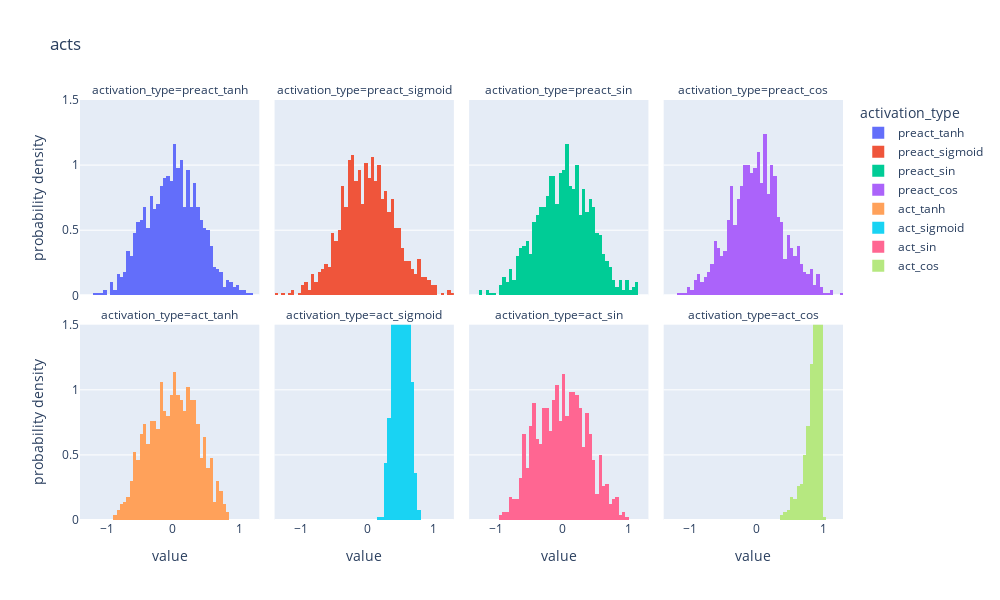

Notebook code cell kept with this figure:
### Code cell
plot_acts(layer1_acts)

### Figure 1 — Plotly figure (JSON) as saved in the notebook; plotly's stock layout.template omitted (floating-point values rounded to 4 significant figures; data arrays with more than 128 entries replaced by an {"elided": "..."} marker saying what was removed)
{"data": [{"alignmentgroup": "True", "bingroup": "x", "histnorm": "probability density", "hovertemplate": "activation_type=preact_tanh<br>value=%{x}<br>probability density=%{y}<extra></extra>", "legendgroup": "preact_tanh", "marker": {"color": "#636efa", "pattern": {"shape": ""}}, "name": "preact_tanh", "offsetgroup": "preact_tanh", "orientation": "v", "showlegend": true, "type": "histogram", "x": {"elided": "1000 float values"}, "xaxis": "x5", "yaxis": "y5"}, {"alignmentgroup": "True", "bingroup": "x", "histnorm": "probability density", "hovertemplate": "activation_type=preact_sigmoid<br>value=%{x}<br>probability density=%{y}<extra></extra>", "legendgroup": "preact_sigmoid", "marker": {"color": "#EF553B", "pattern": {"shape": ""}}, "name": "preact_sigmoid", "offsetgroup": "preact_sigmoid", "orientation": "v", "showlegend": true, "type": "histogram", "x": {"elided": "1000 float values"}, "xaxis": "x6", "yaxis": "y6"}, {"alignmentgroup": "True", "bingroup": "x", "histnorm": "probability density", "hovertemplate": "activation_type=preact_sin<br>value=%{x}<br>probability density=%{y}<extra></extra>", "legendgroup": "preact_sin", "marker": {"color": "#00cc96", "pattern": {"shape": ""}}, "name": "preact_sin", "offsetgroup": "preact_sin", "orientation": "v", "showlegend": true, "type": "histogram", "x": {"elided": "1000 float values"}, "xaxis": "x7", "yaxis": "y7"}, {"alignmentgroup": "True", "bingroup": "x", "histnorm": "probability density", "hovertemplate": "activation_type=preact_cos<br>value=%{x}<br>probability density=%{y}<extra></extra>", "legendgroup": "preact_cos", "marker": {"color": "#ab63fa", "pattern": {"shape": ""}}, "name": "preact_cos", "offsetgroup": "preact_cos", "orientation": "v", "showlegend": true, "type": "histogram", "x": {"elided": "1000 float values"}, "xaxis": "x8", "yaxis": "y8"}, {"alignmentgroup": "True", "bingroup": "x", "histnorm": "probability density", "hovertemplate": "activation_type=act_tanh<br>value=%{x}<br>probability density=%{y}<extra></extra>", "legendgroup": "act_tanh", "marker": {"color": "#FFA15A", "pattern": {"shape": ""}}, "name": "act_tanh", "offsetgroup": "act_tanh", "orientation": "v", "showlegend": true, "type": "histogram", "x": {"elided": "1000 float values"}, "xaxis": "x", "yaxis": "y"}, {"alignmentgroup": "True", "bingroup": "x", "histnorm": "probability density", "hovertemplate": "activation_type=act_sigmoid<br>value=%{x}<br>probability density=%{y}<extra></extra>", "legendgroup": "act_sigmoid", "marker": {"color": "#19d3f3", "pattern": {"shape": ""}}, "name": "act_sigmoid", "offsetgroup": "act_sigmoid", "orientation": "v", "showlegend": true, "type": "histogram", "x": {"elided": "1000 float values"}, "xaxis": "x2", "yaxis": "y2"}, {"alignmentgroup": "True", "bingroup": "x", "histnorm": "probability density", "hovertemplate": "activation_type=act_sin<br>value=%{x}<br>probability density=%{y}<extra></extra>", "legendgroup": "act_sin", "marker": {"color": "#FF6692", "pattern": {"shape": ""}}, "name": "act_sin", "offsetgroup": "act_sin", "orientation": "v", "showlegend": true, "type": "histogram", "x": {"elided": "1000 float values"}, "xaxis": "x3", "yaxis": "y3"}, {"alignmentgroup": "True", "bingroup": "x", "histnorm": "probability density", "hovertemplate": "activation_type=act_cos<br>value=%{x}<br>probability density=%{y}<extra></extra>", "legendgroup": "act_cos", "marker": {"color": "#B6E880", "pattern": {"shape": ""}}, "name": "act_cos", "offsetgroup": "act_cos", "orientation": "v", "showlegend": true, "type": "histogram", "x": {"elided": "1000 float values"}, "xaxis": "x4", "yaxis": "y4"}], "layout": {"annotations": [{"font": {}, "showarrow": false, "text": "activation_type=act_tanh", "x": 0.1175, "xanchor": "center", "xref": "paper", "y": 0.465, "yanchor": "bottom", "yref": "paper"}, {"font": {}, "showarrow": false, "text": "activation_type=act_sigmoid", "x": 0.3725, "xanchor": "center", "xref": "paper", "y": 0.465, "yanchor": "bottom", "yref": "paper"}, {"font": {}, "showarrow": false, "text": "activation_type=act_sin", "x": 0.6275, "xanchor": "center", "xref": "paper", "y": 0.465, "yanchor": "bottom", "yref": "paper"}, {"font": {}, "showarrow": false, "text": "activation_type=act_cos", "x": 0.8825, "xanchor": "center", "xref": "paper", "y": 0.465, "yanchor": "bottom", "yref": "paper"}, {"font": {}, "showarrow": false, "text": "activation_type=preact_tanh", "x": 0.1175, "xanchor": "center", "xref": "paper", "y": 1.0, "yanchor": "bottom", "yref": "paper"}, {"font": {}, "showarrow": false, "text": "activation_type=preact_sigmoid", "x": 0.3725, "xanchor": "center", "xref": "paper", "y": 1.0, "yanchor": "bottom", "yref": "paper"}, {"font": {}, "showarrow": false, "text": "activation_type=preact_sin", "x": 0.6275, "xanchor": "center", "xref": "paper", "y": 1.0, "yanchor": "bottom", "yref": "paper"}, {"font": {}, "showarrow": false, "text": "activation_type=preact_cos", "x": 0.8825, "xanchor": "center", "xref": "paper", "y": 1.0, "yanchor": "bottom", "yref": "paper"}], "autosize": false, "barmode": "relative", "height": 600, "legend": {"title": {"text": "activation_type"}, "tracegroupgap": 0}, "title": {"text": "acts"}, "width": 1000, "xaxis": {"anchor": "y", "autorange": true, "domain": [0, 0.235], "range": [-1.4, 1.3], "title": {"text": "value"}, "type": "linear"}, "xaxis2": {"anchor": "y2", "autorange": true, "domain": [0.255, 0.49], "matches": "x", "range": [-1.4, 1.3], "title": {"text": "value"}, "type": "linear"}, "xaxis3": {"anchor": "y3", "autorange": true, "domain": [0.51, 0.745], "matches": "x", "range": [-1.4, 1.3], "title": {"text": "value"}, "type": "linear"}, "xaxis4": {"anchor": "y4", "autorange": true, "domain": [0.765, 1.0], "matches": "x", "range": [-1.4, 1.3], "title": {"text": "value"}, "type": "linear"}, "xaxis5": {"anchor": "y5", "autorange": true, "domain": [0, 0.235], "matches": "x", "range": [-1.4, 1.3], "showticklabels": false, "type": "linear"}, "xaxis6": {"anchor": "y6", "autorange": true, "domain": [0.255, 0.49], "matches": "x", "range": [-1.4, 1.3], "showticklabels": false, "type": "linear"}, "xaxis7": {"anchor": "y7", "autorange": true, "domain": [0.51, 0.745], "matches": "x", "range": [-1.4, 1.3], "showticklabels": false, "type": "linear"}, "xaxis8": {"anchor": "y8", "autorange": true, "domain": [0.765, 1.0], "matches": "x", "range": [-1.4, 1.3], "showticklabels": false, "type": "linear"}, "yaxis": {"anchor": "x", "domain": [0, 0.465], "range": [0, 1.5], "title": {"text": "probability density"}}, "yaxis2": {"anchor": "x2", "domain": [0, 0.465], "matches": "y", "range": [0, 1.5], "showticklabels": false}, "yaxis3": {"anchor": "x3", "domain": [0, 0.465], "matches": "y", "range": [0, 1.5], "showticklabels": false}, "yaxis4": {"anchor": "x4", "domain": [0, 0.465], "matches": "y", "range": [0, 1.5], "showticklabels": false}, "yaxis5": {"anchor": "x5", "domain": [0.535, 1.0], "matches": "y", "range": [0, 1.5], "title": {"text": "probability density"}}, "yaxis6": {"anchor": "x6", "domain": [0.535, 1.0], "matches": "y", "range": [0, 1.5], "showticklabels": false}, "yaxis7": {"anchor": "x7", "domain": [0.535, 1.0], "matches": "y", "range": [0, 1.5], "showticklabels": false}, "yaxis8": {"anchor": "x8", "domain": [0.535, 1.0], "matches": "y", "range": [0, 1.5], "showticklabels": false}}}
